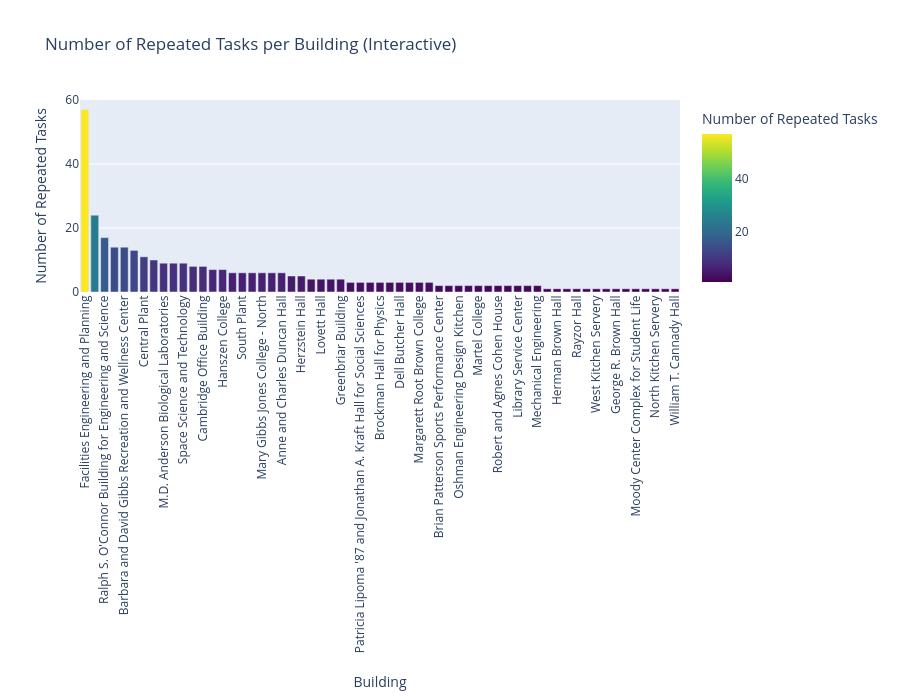

The notebook cell saved with this chart:
### Markdown cell above
## Create Chart of Repetitive Tasks by Building Name

Now, let's do this by building. Remember that we don't have that much data to work with since so many corrective tasks don't have `'ASSET_ID'`s attached.

Again, this chart can be found as a .html file you can open in a browser inside `src/data-viz`.

### Code cell
import plotly.express as px
import pandas as pd

building_counts = df_tickets_filtered_by_asset['BUILDING'].value_counts().sort_values(ascending=False)

# Create a temporary DataFrame with explicit column names for Plotly
df_plot = pd.DataFrame({
    'Building': building_counts.index,
    'Repeated Tasks': building_counts.values
})

# Create an interactive bar chart using Plotly Express
fig = px.bar(
    df_plot, # Pass the DataFrame
    x='Building',
    y='Repeated Tasks',
    title='Number of Repeated Tasks per Building (Interactive)',
    color='Repeated Tasks', # Use the column name for color, which appears in hover
    color_continuous_scale=px.colors.sequential.Viridis,
    labels={'Building': 'Building', 'Repeated Tasks': 'Number of Repeated Tasks'} # Labels for axis titles
)

# Update layout for better readability, especially with so many items
fig.update_layout(
    xaxis_tickangle=-90, # Rotate x-axis labels
    xaxis_title_standoff=25, # Add some space below the x-axis title
    height=700 # Increase chart height for better visibility
)

fig.show()

# Save the interactive chart as an HTML file
output_filename = '../data-viz/repeated_tasks_per_building_interactive.html'
fig.write_html(output_filename)

print(f"Interactive chart saved as '{output_filename}'.")
print("You can open this .html file in a browser for viewing.")

### Figure 1 — Plotly figure (JSON) as saved in the notebook; plotly's stock layout.template omitted (floating-point values rounded to 4 significant figures)
{"data": [{"alignmentgroup": "True", "hovertemplate": "Building=%{x}<br>Number of Repeated Tasks=%{marker.color}<extra></extra>", "legendgroup": "", "marker": {"color": [57, 24, 17, 14, 14, 13, 11, 10, 9, 9, 9, 8, 8, 7, 7, 6, 6, 6, 6, 6, 6, 5, 5, 4, 4, 4, 4, 3, 3, 3, 3, 3, 3, 3, 3, 3, 2, 2, 2, 2, 2, 2, 2, 2, 2, 2, 2, 1, 1, 1, 1, 1, 1, 1, 1, 1, 1, 1, 1, 1, 1], "coloraxis": "coloraxis", "pattern": {"shape": ""}}, "name": "", "offsetgroup": "", "orientation": "v", "showlegend": false, "textposition": "auto", "type": "bar", "x": ["Facilities Engineering and Planning", "Janice and Robert McNair Hall", "Ralph S. O'Connor Building for Engineering and Science", "Fondren Library", "Barbara and David Gibbs Recreation and Wellness Center", "Police Department Building", "Central Plant", "Tudor Fieldhouse and Youngkin Center", "M.D. Anderson Biological Laboratories", "Rice Stadium", "Space Science and Technology", "Will Rice College", "Cambridge Office Building", "Baker College", "Hanszen College", "Duncan College", "South Plant", "Rice Memorial Center - Ley Student Center", "Mary Gibbs Jones College - North", "Sewall Hall", "Anne and Charles Duncan Hall", "Allen Business Center", "Herzstein Hall", "Moody Center for The Arts", "Lovett Hall", "Alice Pratt Brown Hall", "Greenbriar Building", "Burton and Deedee McMurtry College", "Patricia Lipoma '87 and Jonathan A. Kraft Hall for Social Sciences", "Brockman Hall for Opera", "Brockman Hall for Physics", "James A. Baker III Hall", "Dell Butcher Hall", "M.D. Anderson Hall", "Margarett Root Brown College", "Keith-Wiess Geological Laboratories", "Brian Patterson Sports Performance Center", "Mary Gibbs Jones College - South", "Oshman Engineering Design Kitchen", "Old Edgar Odell Lovett College", "Martel College", "Wiess College", "Robert and Agnes Cohen House", "Anderson-Clarke Center", "Library Service Center", "Mudd Computer Science Building", "Mechanical Engineering", "Keck Hall", "Herman Brown Hall", "Humanities Building", "Rayzor Hall", "Rice Village Apartments", "West Kitchen Servery", "Robert and Katherine Maxfield Hall", "George R. Brown Hall", "Hamman Hall", "Moody Center Complex for Student Life", "Cooling Tower", "North Kitchen Servery", "Rice Graduate Apartments", "William T. Cannady Hall"], "xaxis": "x", "y": [57, 24, 17, 14, 14, 13, 11, 10, 9, 9, 9, 8, 8, 7, 7, 6, 6, 6, 6, 6, 6, 5, 5, 4, 4, 4, 4, 3, 3, 3, 3, 3, 3, 3, 3, 3, 2, 2, 2, 2, 2, 2, 2, 2, 2, 2, 2, 1, 1, 1, 1, 1, 1, 1, 1, 1, 1, 1, 1, 1, 1], "yaxis": "y"}], "layout": {"barmode": "relative", "coloraxis": {"colorbar": {"title": {"text": "Number of Repeated Tasks"}}, "colorscale": [[0, "#440154"], [0.1111, "#482878"], [0.2222, "#3e4989"], [0.3333, "#31688e"], [0.4444, "#26828e"], [0.5556, "#1f9e89"], [0.6667, "#35b779"], [0.7778, "#6ece58"], [0.8889, "#b5de2b"], [1, "#fde725"]]}, "height": 700, "legend": {"tracegroupgap": 0}, "title": {"text": "Number of Repeated Tasks per Building (Interactive)"}, "xaxis": {"anchor": "y", "domain": [0, 1], "tickangle": -90, "title": {"standoff": 25, "text": "Building"}}, "yaxis": {"anchor": "x", "domain": [0, 1], "title": {"text": "Number of Repeated Tasks"}}}}
